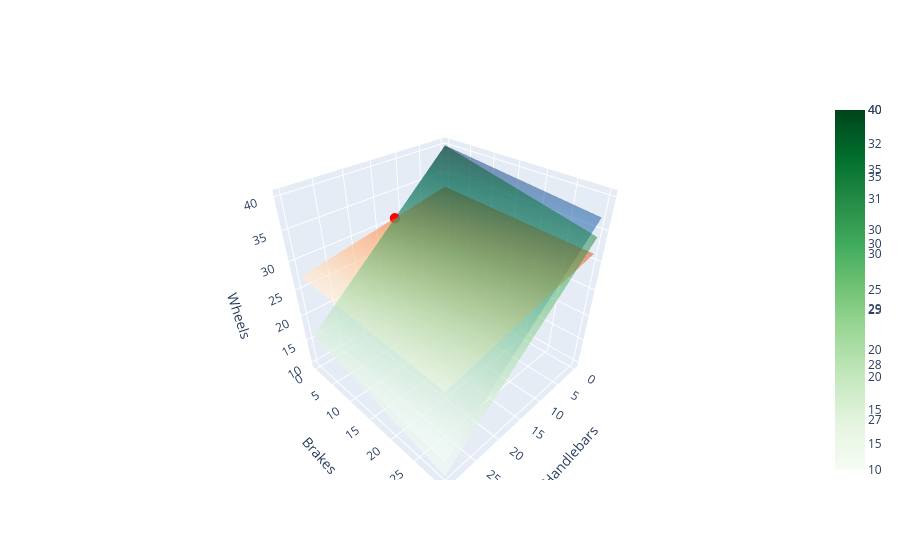

Notebook source saved alongside this figure:
### Markdown cell above
## Visualising

In 2-dimensions and 3-dimensions we can visualise the solution to our
set of equations. For two equations the solution will be the point where
the two lines intersect. In three dimensiosn the solution is the
intersection of the three planes described by the equation.

We can plot our equations in 3D space to see this.

### Code cell
import plotly.graph_objects as go

# Define grid for x1 (handlebars) and x2 (brakes)
x1 = np.linspace(0, 30, 50)
x2 = np.linspace(0, 30, 50)
X1, X2 = np.meshgrid(x1, x2)

# Constraint surfaces (solving for x3 = wheels)
Z_al = (b[0] - 8*X1 - 1*X2) / 10 # from aluminium
Z_rb = (b[1] - 4*X1 - 1*X2) / 23 # from rubber
Z_pn = (b[2] - 4*X1 - 1*X2) / 5 # from paint

# Interactive 3D plot
fig = go.Figure()

fig.add_surface(x=x1, y=x2, z=Z_al, opacity=0.5, colorscale="Blues", name="Aluminium")
fig.add_surface(x=x1, y=x2, z=Z_rb, opacity=0.5, colorscale="Oranges", name="Rubber")
fig.add_surface(x=x1, y=x2, z=Z_pn, opacity=0.5, colorscale="Greens", name="Paint")

# Add solution point
fig.add_trace(go.Scatter3d(x=[x[0]], y=[x[1]], z=[x[2]],
mode="markers", marker=dict(size=6, color="red"),
name="Solution"))

fig.update_layout(
scene=dict(
xaxis_title="Handlebars",
yaxis_title="Brakes",
zaxis_title="Wheels"
))

fig.show()

### Figure 1 — Plotly figure (JSON) as saved in the notebook; plotly's stock layout.template omitted (floating-point values rounded to 4 significant figures; data arrays with more than 128 entries replaced by an {"elided": "..."} marker saying what was removed)
{"data": [{"colorscale": [[0, "rgb(247,251,255)"], [0.125, "rgb(222,235,247)"], [0.25, "rgb(198,219,239)"], [0.375, "rgb(158,202,225)"], [0.5, "rgb(107,174,214)"], [0.625, "rgb(66,146,198)"], [0.75, "rgb(33,113,181)"], [0.875, "rgb(8,81,156)"], [1, "rgb(8,48,107)"]], "name": "Aluminium", "opacity": 0.5, "type": "surface", "x": [0, 0.6122, 1.224, 1.837, 2.449, 3.061, 3.673, 4.286, 4.898, 5.51, 6.122, 6.735, 7.347, 7.959, 8.571, 9.184, 9.796, 10.41, 11.02, 11.63, 12.24, 12.86, 13.47, 14.08, 14.69, 15.31, 15.92, 16.53, 17.14, 17.76, 18.37, 18.98, 19.59, 20.2, 20.82, 21.43, 22.04, 22.65, 23.27, 23.88, 24.49, 25.1, 25.71, 26.33, 26.94, 27.55, 28.16, 28.78, 29.39, 30], "y": [0, 0.6122, 1.224, 1.837, 2.449, 3.061, 3.673, 4.286, 4.898, 5.51, 6.122, 6.735, 7.347, 7.959, 8.571, 9.184, 9.796, 10.41, 11.02, 11.63, 12.24, 12.86, 13.47, 14.08, 14.69, 15.31, 15.92, 16.53, 17.14, 17.76, 18.37, 18.98, 19.59, 20.2, 20.82, 21.43, 22.04, 22.65, 23.27, 23.88, 24.49, 25.1, 25.71, 26.33, 26.94, 27.55, 28.16, 28.78, 29.39, 30], "z": {"elided": "50x50 float values"}}, {"colorscale": [[0, "rgb(255,245,235)"], [0.125, "rgb(254,230,206)"], [0.25, "rgb(253,208,162)"], [0.375, "rgb(253,174,107)"], [0.5, "rgb(253,141,60)"], [0.625, "rgb(241,105,19)"], [0.75, "rgb(217,72,1)"], [0.875, "rgb(166,54,3)"], [1, "rgb(127,39,4)"]], "name": "Rubber", "opacity": 0.5, "type": "surface", "x": [0, 0.6122, 1.224, 1.837, 2.449, 3.061, 3.673, 4.286, 4.898, 5.51, 6.122, 6.735, 7.347, 7.959, 8.571, 9.184, 9.796, 10.41, 11.02, 11.63, 12.24, 12.86, 13.47, 14.08, 14.69, 15.31, 15.92, 16.53, 17.14, 17.76, 18.37, 18.98, 19.59, 20.2, 20.82, 21.43, 22.04, 22.65, 23.27, 23.88, 24.49, 25.1, 25.71, 26.33, 26.94, 27.55, 28.16, 28.78, 29.39, 30], "y": [0, 0.6122, 1.224, 1.837, 2.449, 3.061, 3.673, 4.286, 4.898, 5.51, 6.122, 6.735, 7.347, 7.959, 8.571, 9.184, 9.796, 10.41, 11.02, 11.63, 12.24, 12.86, 13.47, 14.08, 14.69, 15.31, 15.92, 16.53, 17.14, 17.76, 18.37, 18.98, 19.59, 20.2, 20.82, 21.43, 22.04, 22.65, 23.27, 23.88, 24.49, 25.1, 25.71, 26.33, 26.94, 27.55, 28.16, 28.78, 29.39, 30], "z": {"elided": "50x50 float values"}}, {"colorscale": [[0, "rgb(247,252,245)"], [0.125, "rgb(229,245,224)"], [0.25, "rgb(199,233,192)"], [0.375, "rgb(161,217,155)"], [0.5, "rgb(116,196,118)"], [0.625, "rgb(65,171,93)"], [0.75, "rgb(35,139,69)"], [0.875, "rgb(0,109,44)"], [1, "rgb(0,68,27)"]], "name": "Paint", "opacity": 0.5, "type": "surface", "x": [0, 0.6122, 1.224, 1.837, 2.449, 3.061, 3.673, 4.286, 4.898, 5.51, 6.122, 6.735, 7.347, 7.959, 8.571, 9.184, 9.796, 10.41, 11.02, 11.63, 12.24, 12.86, 13.47, 14.08, 14.69, 15.31, 15.92, 16.53, 17.14, 17.76, 18.37, 18.98, 19.59, 20.2, 20.82, 21.43, 22.04, 22.65, 23.27, 23.88, 24.49, 25.1, 25.71, 26.33, 26.94, 27.55, 28.16, 28.78, 29.39, 30], "y": [0, 0.6122, 1.224, 1.837, 2.449, 3.061, 3.673, 4.286, 4.898, 5.51, 6.122, 6.735, 7.347, 7.959, 8.571, 9.184, 9.796, 10.41, 11.02, 11.63, 12.24, 12.86, 13.47, 14.08, 14.69, 15.31, 15.92, 16.53, 17.14, 17.76, 18.37, 18.98, 19.59, 20.2, 20.82, 21.43, 22.04, 22.65, 23.27, 23.88, 24.49, 25.1, 25.71, 26.33, 26.94, 27.55, 28.16, 28.78, 29.39, 30], "z": {"elided": "50x50 float values"}}, {"marker": {"color": "red", "size": 6}, "mode": "markers", "name": "Solution", "type": "scatter3d", "x": [11.81], "y": [-5.684e-14], "z": [30.56]}], "layout": {"scene": {"xaxis": {"title": {"text": "Handlebars"}}, "yaxis": {"title": {"text": "Brakes"}}, "zaxis": {"title": {"text": "Wheels"}}}}}
